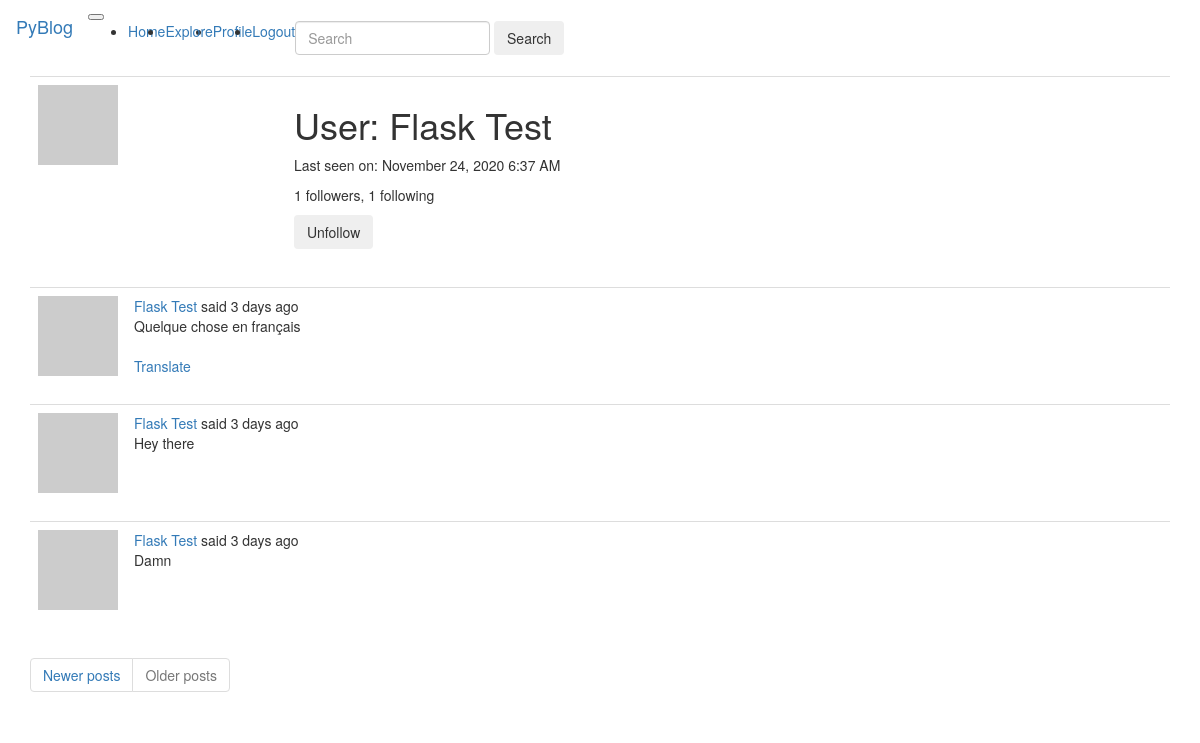
The app's page /user/Flask Test?page=3 (signed in) with its own data.
### app/models.py (models this page shows, shortened)
class User(UserMixin, db.Model):
    id = db.Column(db.Integer, primary_key=True)
    username = db.Column(db.String(64), index=True, unique=True)
    email = db.Column(db.String(120), index=True, unique=True)
    password_hash = db.Column(db.String(128))
    posts = db.relationship('Post', backref='author', lazy='dynamic')
    about_me = db.Column(db.String(140))
    last_seen = db.Column(db.DateTime, default=datetime.utcnow)
    followed = db.relationship(
        'User', secondary=followers,
        primaryjoin=(followers.c.follower_id == id),
        secondaryjoin=(followers.c.followed_id == id),
        backref=db.backref('followers', lazy='dynamic'), lazy='dynamic')
    def avatar(self, size):
        digest = md5(self.email.lower().encode('utf-8')).hexdigest()
        return 'https://www.gravatar.com/avatar/{}?d=identicon&s={}'.format(
            digest, size)
    def is_following(self, user):
        return self.followed.filter(
            followers.c.followed_id == user.id).count() > 0

class SearchableMixin(object):
    @classmethod
    def before_commit(cls, session):
        session._changes = {
            'add': list(session.new),
            'update': list(session.dirty),
            'delete': list(session.deleted)
        }
    @classmethod
    def after_commit(cls, session):
        for obj in session._changes['add']:
            if isinstance(obj, SearchableMixin):
                add_to_index(obj.__tablename__, obj)
        for obj in session._changes['update']:
            if isinstance(obj, SearchableMixin):
                add_to_index(obj.__tablename__, obj)
        for obj in session._changes['delete']:
            if isinstance(obj, SearchableMixin):
                remove_from_index(obj.__tablename__, obj)
        session._changes = None

class Post(SearchableMixin, db.Model):
    __searchable__ = ['body']
    id = db.Column(db.Integer, primary_key=True)
    body = db.Column(db.String(140))
    timestamp = db.Column(db.DateTime, index=True, default=datetime.utcnow)
    user_id = db.Column(db.Integer, db.ForeignKey('user.id'))
    language = db.Column(db.String(5))

### app/main/routes.py (the view)
@bp.route('/user/<username>')
@login_required
def user(username):
    user = User.query.filter_by(username=username).first_or_404()
    page = request.args.get('page', 1, type=int)
    posts = user.posts.order_by(Post.timestamp.desc()).paginate(
        page, current_app.config['POSTS_PER_PAGE'], False)
    next_url = url_for('main.user', username=user.username,
                       page=posts.next_num) if posts.has_next else None
    prev_url = url_for('main.user', username=user.username,
                       page=posts.prev_num) if posts.has_prev else None
    form = EmptyForm()
    return render_template('user.html', user=user, posts=posts.items,
                           next_url=next_url, prev_url=prev_url, form=form)

### app/main/forms.py
class SearchForm(FlaskForm):
    q = StringField(_l('Search'), validators=[DataRequired()])
    def __init__(self, *args, **kwargs):
        if 'formdata' not in kwargs:
            kwargs['formdata'] = request.args
        if 'csrf_enabled' not in kwargs:
            kwargs['csrf_enabled'] = False
        super(SearchForm, self).__init__(*args, **kwargs)

class EmptyForm(FlaskForm):
    submit = SubmitField('Submit')

### app/main/routes.py (called while the page is built)
@bp.before_app_request
def before_request():
    if current_user.is_authenticated:
        current_user.last_seen = datetime.utcnow()
        db.session.commit()
        g.search_form = SearchForm()
    g.locale = str(get_locale())

### app/models.py (called while the page is built)
@login.user_loader
def load_user(id):
    return User.query.get(int(id))

### app/templates/user.html (shortened to what this page needs)
{% extends "base.html" %}
{% block app_content %}
    <table class="table table-hover">
        <tr>
            <td width="256px"><img src="{{ user.avatar(256) }}"></td>
            <td>
                <h1>{{ _('User') }}: {{ user.username }}</h1>
                {% if user.last_seen %}
                <p>{{ _('Last seen on') }}: {{ moment(user.last_seen).format('LLL') }}</p>
                {% endif %}
                <p>{{ _('%(count)d followers', count=user.followers.count()) }}, {{ _('%(count)d following', count=user.followed.count()) }}</p>
                {% if user == current_user %}
                <p><a href="{{ url_for('main.edit_profile') }}">{{ _('Edit your profile') }}</a></p>
                {% else %}
                <p>
                    <form action="{{ url_for('main.unfollow', username=user.username) }}" method="post">
                        {{ form.submit(value=_('Unfollow'), class_='btn btn-outline-danger') }}
                    </form>
                </p>
                {% endif %}
            </td>
        </tr>
    </table>
    {% for post in posts %}
        {% include '_post.html' %}
    {% endfor %}
    <nav aria-label="Page navigation example">
        <ul class="pagination">
            <li class="page-item {% if not prev_url %} disabled {% endif %}">
                <a class="page-link" href="{{ prev_url or '#' }}" tabindex="-1">{{ _('Newer posts') }}</a>
            </li>
            <li class="page-item {% if not next_url %} disabled {% endif %}">
                <a class="page-link" href="{{ next_url or '#' }}">{{ _('Older posts') }}</a>
            </li>
        </ul>
    </nav>
{% endblock %}

### app/templates/_post.html (shortened to what this page needs)
    <table class="table table-hover">
        <tr>
            <td width="70px">
                <a href="{{ url_for('main.user', username=post.author.username) }}">
                    <img src="{{ post.author.avatar(70) }}" />
                </a>
            </td>
            <td>
                {{ _('%(username)s said %(when)s',
                    username=user_link, when=moment(post.timestamp).fromNow()) }}
                <br>
                <span id="post{{ post.id }}">{{ post.body }}</span>
                {% if post.language and post.language != g.locale %}
                <br><br>
                <span id="translation{{ post.id }}">
                    <a href="javascript:translate(
                                '#post{{ post.id }}',
                                '#translation{{ post.id }}',
                                '{{ post.language }}',
                                '{{ g.locale }}');">{{ _('Translate') }}</a>
                </span>
                {% endif %}
            </td>
        </tr>
    </table>

### records on screen
User: username "Flask Test", last_seen "November 24, 2020 6:37 AM"
Post: body "Quelque chose en français"
Post: body "Hey there"
Post: body "Damn"
